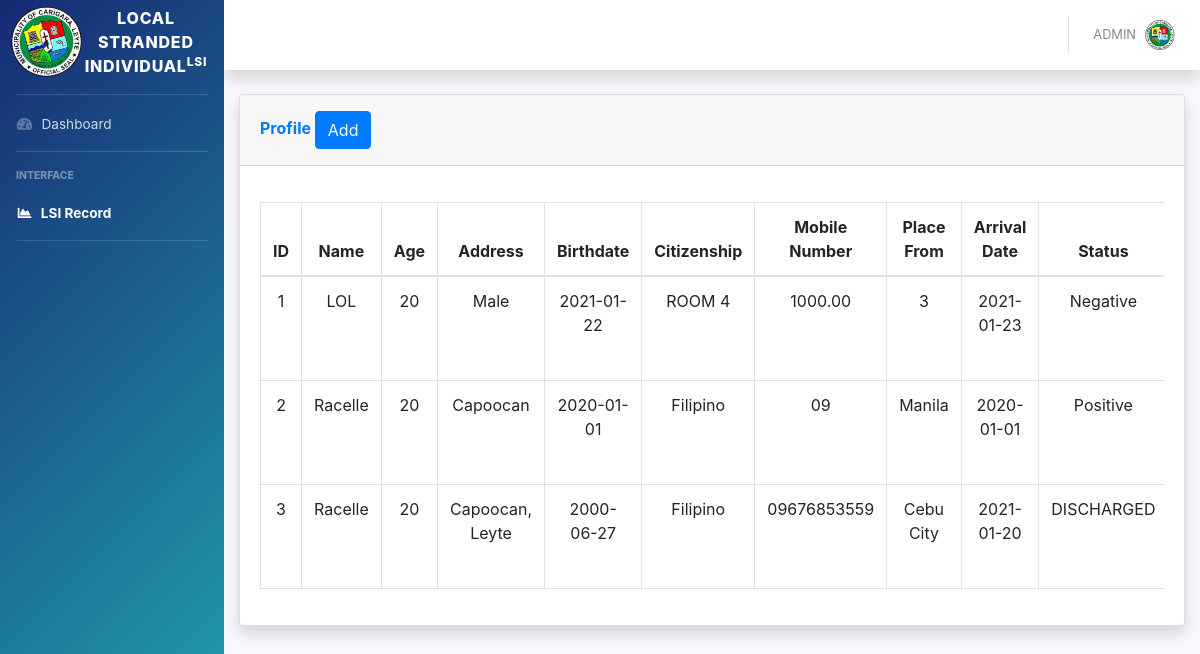
The app's page /register.php (signed in) with its own data.
### tables this page shows
CREATE TABLE `lsi` (
  `lsi_id` int(11) NOT NULL,
  `name` varchar(60) NOT NULL,
  `age` int(10) NOT NULL,
  `address` varchar(60) NOT NULL,
  `birthdate` date NOT NULL,
  `citizenship` varchar(60) NOT NULL,
  `mobile_number` varchar(60) NOT NULL,
  `place_from` varchar(60) NOT NULL,
  `date_of_arrival` date NOT NULL,
  `status` varchar(60) NOT NULL,
  `date_created` timestamp NOT NULL DEFAULT current_timestamp(),
  `date_modified` timestamp NOT NULL DEFAULT current_timestamp() ON UPDATE current_timestamp(),
  `idx_name` varchar(60) NOT NULL,
  `account_id` int(11) NOT NULL
);

### register.php (the view, shortened to what this page needs)
<?php
include('includes/header.php');
include('includes/navbar-profile.php');
?>
<head>
<link rel="stylesheet" href="assets/bootstrap/css/bootstrap.min1.css">
<link rel="stylesheet" href="assets/css/personal.css">
</head>
<div class="container-fluid">
<div class="card shadow mb-4">
  <div class="card-header py-3">
    <h6 class="m-0 font-weight-bold text-primary">Profile
        <button type="button" class="btn btn-primary" data-toggle="modal" data-target="#addadminprofile">
          Add
        </button>
    </h6>
  </div>
  <div class="card-body">
    <div class="table-responsive">
      <?php
      $connection = mysqli_connect("localhost","root","","db_lsi");
          $query = "SELECT * FROM lsi";
          $query_run = mysqli_query($connection, $query);
          $count=1;
      ?>
      <table class="table table-bordered" id="dataTable" width="100%" cellspacing="0">
        <thead>
          <tr style="text-align: center;">
            <th>ID</th>
            <th>Name</th>
            <th>Age</th>
            <th>Address</th>
            <th>Birthdate</th>
            <th>Citizenship</th>
            <th>Mobile Number</th>
            <th>Place From</th>
            <th>Arrival Date</th>
            <th>Status</th>
          </tr>
        </thead>
        <tbody>
            <?php
              if(mysqli_num_rows($query_run) > 0)
                {
                  while($row = mysqli_fetch_assoc($query_run))
                {
            ?>
          <tr style="text-align: center;">
            <td><?php echo $count; ?></td>
            <td><?php  echo $row['name']; ?></td>
            <td><?php  echo $row['age']; ?></td>
            <td><?php  echo $row['address']; ?></td>
            <td><?php  echo $row['birthdate']; ?></td>
            <td><?php  echo $row['citizenship']; ?></td>
            <td><?php  echo $row['mobile_number']; ?></td>
            <td><?php  echo $row['place_from']; ?></td>
            <td><?php  echo $row['date_of_arrival']; ?></td>
            <td><?php  echo $row['status']; ?></td>
          </tr>
<?php $count++; ?>
<?php
  }
}
else {
    echo "No Record Found";
}
?>
        </tbody>
      </table>
    </div>
  </div>
</div>
</div>

### includes/header.php (shortened to what this page needs)
<!DOCTYPE html>
<html lang="en">
<head>
  <link href="vendor/fontawesome-free/css/all.min.css" rel="stylesheet" type="text/css">
  <link href="css/sb-admin-2.min.css" rel="stylesheet">
</head>
<body id="page-top">
  <div id="wrapper">

### includes/navbar-profile.php (shortened to what this page needs)
   <ul class="navbar-nav bg-gradient-primary sidebar sidebar-dark accordion" id="accordionSidebar">
<a class="sidebar-brand d-flex align-items-center justify-content-center" href="index.php">
  <div class="sidebar-brand-icon rotate-n-15">
    <img src="assets/img/carigara.png" style="height: 75px; margin-left: 5px; margin-top: 15px;">
  </div>
  <div class="sidebar-brand-text mx-3"><p style="margin-top: 29px; margin-left: -15px;">Local Stranded Individual<sup>LSI</sup></p></div>
</a>
<br>
<hr class="sidebar-divider my-0">
<li class="nav-item">
  <a class="nav-link" href="admin-home.php">
    <i class="fas fa-fw fa-tachometer-alt"></i>
    <span>Dashboard</span></a>
</li>
<hr class="sidebar-divider">
<div class="sidebar-heading">
  Interface
</div>
<li class="nav-item active">
  <a class="nav-link" href="register.php">
    <i class="fas fa-fw fa-chart-area"></i>
    <span>LSI Record</span></a>
</li>
<hr class="sidebar-divider d-none d-md-block">
</ul>
    <div id="content-wrapper" class="d-flex flex-column">
      <div id="content">
        <nav class="navbar navbar-expand navbar-light bg-white topbar mb-4 static-top shadow">
          <ul class="navbar-nav ml-auto">
            <li class="nav-item dropdown no-arrow">
              <a class="nav-link dropdown-toggle" href="#" id="userDropdown" role="button" data-toggle="dropdown" aria-haspopup="true" aria-expanded="false">
                <span class="mr-2 d-none d-lg-inline text-gray-600 small">
               ADMIN
                </span>
                <img class="img-profile rounded-circle" src="assets/img/carigara.png">
              </a>
            </li>
          </ul>
        </nav>

### records on screen
lsi: name "LOL", age "20", address "Male", birthdate "2021-01-22", citizenship "ROOM 4", mobile_number "1000.00", place_from "3", date_of_arrival "2021-01-23", status "Negative"
lsi: name "Racelle", age "20", address "Capoocan", birthdate "2020-01-01", citizenship "Filipino", mobile_number "09", place_from "Manila", date_of_arrival "2020-01-01", status "Positive"
lsi: name "Racelle", age "20", address "Capoocan, Leyte", birthdate "2000-06-27", citizenship "Filipino", mobile_number "09676853559", place_from "Cebu City", date_of_arrival "2021-01-20", status "DISCHARGED"
